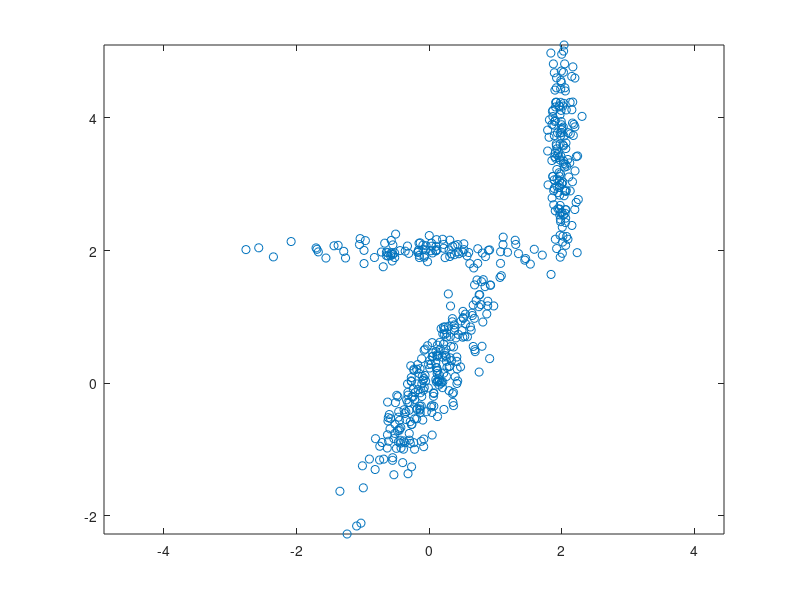

Here is the MATLAB script that generated this plot: (Note: this script raises an error after producing the figure.)
%DEMGMM5 Demonstrate density settinglling with a PPCA mixture settingl.
%
%	Description
%	 The problem consists of settinglling data generated by a mixture of
%	three Gaussians in 2 dimensions with a mixture settingl using full
%	covariance matrices.  The priors are 0.3, 0.5 and 0.2; the centres
%	are (2, 3.5), (0, 0) and (0,2); the variances are (0.16, 0.64) axis
%	aligned, (0.25, 1) rotated by 30 degrees and the identity matrix. The
%	first figure contains a scatter plot of the data.
%
%	A mixture settingl with three one-dimensional PPCA components is trained
%	using EM.  The parameter vector is printed before training and after
%	training.  The parameter vector consists of priors (the column), and
%	centres (given as (x, y) pairs as the next two columns).
%
%	The second figure is a 3 dimensional view of the density function,
%	while the third shows the axes of the 1-standard deviation ellipses
%	for the three components of the mixture settingl together with the one
%	standard deviation along the principal component of each mixture
%	settingl component.
%
%	See also
%	GMM, GMMINIT, GMMEM, GMMPROB, PPCA
%

%	Copyright (c) Ian T Nabney (1996-2001)


ndata = 500;
data = randn(ndata, 2);
prior = [0.3 0.5 0.2];
% Mixture settingl swaps clusters 1 and 3
datap = [0.2 0.5 0.3];
datac = [0 2; 0 0; 2 3.5];
datacov = repmat(eye(2), [1 1 3]);
data1 = data(1:prior(1)*ndata,:);
data2 = data(prior(1)*ndata+1:(prior(2)+prior(1))*ndata, :);
data3 = data((prior(1)+prior(2))*ndata +1:ndata, :);

% First cluster has axis aligned variance and centre (2, 3.5)
data1(:, 1) = data1(:, 1)*0.1 + 2.0;
data1(:, 2) = data1(:, 2)*0.8 + 3.5;
datacov(:, :, 3) = [0.1*0.1 0; 0 0.8*0.8];

% Second cluster has variance axes rotated by 30 degrees and centre (0, 0)
rotn = [cos(pi/6) -sin(pi/6); sin(pi/6) cos(pi/6)];
data2(:,1) = data2(:, 1)*0.2;
data2 = data2*rotn;
datacov(:, :, 2) = rotn' * [0.04 0; 0 1] * rotn;

% Third cluster is at (0,2)
data3(:, 2) = data3(:, 2)*0.1;
data3 = data3 + repmat([0 2], prior(3)*ndata, 1);

% Put the dataset together again
data = [data1; data2; data3];

ndata = 100;			% Number of data points.
noise = 0.2;			% Standard deviation of noise distribution.
x = [0:1/(2*(ndata - 1)):0.5]';
randn('state', 1);
rand('state', 1);
t = sin(2*pi*x) + noise*randn(ndata, 1);

% Fit three one-dimensional PPCA settingls
ncentres = 3;
ppca_dim = 1;

clc
disp('This demonstration illustrates the use of a Gaussian mixture settingl')
disp('with a probabilistic PCA covariance structure to approximate the')
disp('unconditional probability density of data in a two-dimensional space.')
disp('We begin by generating the data from a mixture of three Gaussians and')
disp('plotting it.')
disp(' ')
disp('The first cluster has axis aligned variance and centre (0, 2).')
disp('The variance parallel to the x-axis is significantly greater')
disp('than that parallel to the y-axis.')
disp('The second cluster has variance axes rotated by 30 degrees')
disp('and centre (0, 0).  The third cluster has significant variance')
disp('parallel to the y-axis and centre (2, 3.5).')
disp(' ')
disp('Press any key to continue.')
pause

fh1 = figure;
plot(data(:, 1), data(:, 2), 'o')
set(gca, 'Box', 'on')
axis equal
hold on

mix = gmm(2, ncentres, 'ppca', ppca_dim);
options = foptions;
options(14) = 10;
options(1) = -1;  % Switch off all warnings

% Just use 10 iterations of k-means in initialisation
% Initialise the settingl parameters from the data
mix = gmminit(mix, data, options);
disp('The mixture settingl has three components with 1-dimensional')
disp('PPCA subspaces.  The settingl parameters after initialisation using')
disp('the k-means algorithm are as follows')
disp('    Priors        Centres')
disp([mix.priors' mix.centres])
disp(' ')
disp('Press any key to continue')
pause

options(1)  = 1;		% Prints out error values.
options(14) = 30;		% Number of iterations.

disp('We now train the settingl using the EM algorithm for up to 30 iterations.')
disp(' ')
disp('Press any key to continue.')
pause

[mix, options, errlog] = gmmem(mix, data, options);
disp('The trained settingl has priors and centres:')
disp('    Priors        Centres')
disp([mix.priors' mix.centres])

% Now plot the result
for i = 1:ncentres
  % Plot the PC vectors
  v = mix.U(:,:,i);
  start=mix.centres(i,:)-sqrt(mix.lambda(i))*(v');
  endpt=mix.centres(i,:)+sqrt(mix.lambda(i))*(v');
  linex = [start(1) endpt(1)];
  liney = [start(2) endpt(2)];
  line(linex, liney, 'Color', 'k', 'LineWidth', 3)
  % Plot ellipses of one standard deviation
  theta = 0:0.02:2*pi;
  x = sqrt(mix.lambda(i))*cos(theta);
  y = sqrt(mix.covars(i))*sin(theta);
  % Rotate ellipse axes
  rot_matrix = [v(1) -v(2); v(2) v(1)];
  ellipse = (rot_matrix*([x; y]))';
  % Adjust centre
  ellipse = ellipse + ones(length(theta), 1)*mix.centres(i,:);
  plot(ellipse(:,1), ellipse(:,2), 'r-')
end

disp(' ')
disp('Press any key to exit')
pause
close (fh1);
clear all;